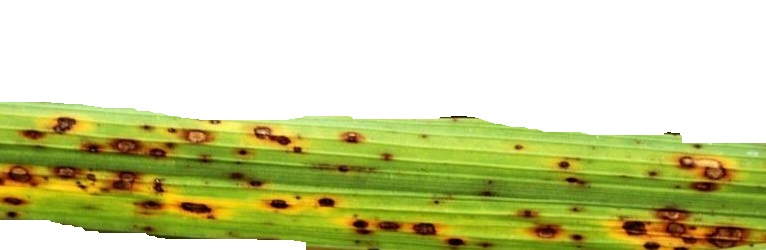
#> input picture data/Brown_spot/DSC_0100.jpg, 766 x 250 px, found by its file name
$ jupyter execute --allow-errors imageProcessing.ipynb   (shell and % lines are left out)
#> lines starting #> are read from the running program, lines starting #| are printed output that depends on the picture
[cell 1]
import numpy as np
import matplotlib.pyplot as plt
import skimage
from skimage import io
import seaborn as sns

[cell 2]
path = r'data\Brown_spot\DSC_0100.jpg'
image = io.imread(path)
#> image is the input picture: shape (250, 766, 3); mean R, G, B 202.8, 207, 151.5
type(image),image.shape
plt.imshow(image)

[cell 3]
image.shape
#> Out = (250, 766, 3)

[cell 4]
path=r'data\Brown_spot\DSC_0100.jpg'
image=io.imread(path,as_gray=True)
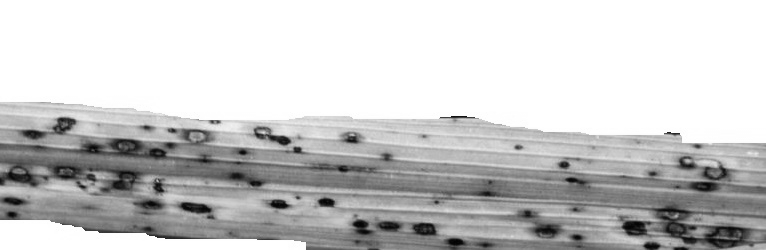
#> image: shape (250, 766) float64; min 0.00917, max 1, mean 0.792
type(image),image.shape
plt.imshow(image)

[cell 5]
image.shape
#> Out = (250, 766)

[cell 6]
image.shape[0]*image.shape[1]
#> Out = 191500

[cell 7]
# Scaling

[cell 8]
from skimage.transform import rescale, resize
scimg = rescale(image, 1/2)
image.shape, scimg.shape
#> Out = ((250, 766), (125, 383))

[cell 9]
plt.imshow(scimg)

[cell 10]
plt.imshow(image)

[cell 11]
resizedimg = resize(scimg, output_shape=(228,228))
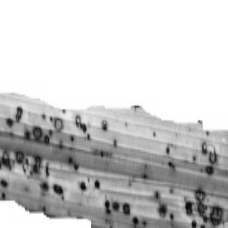
#> resizedimg: shape (228, 228) float64; min 0.0212, max 1, mean 0.793
resizedimg.shape
#> Out = (228, 228)

[cell 12]
plt.imshow(resizedimg)

[cell 13]
import os
os.getcwd()
# data\Bacterial_leaf_blight\DSC_0365.JPG
os.listdir('data')
os.listdir('data\Bacterial_leaf_blight')

[cell 14]
# Trnasformatiom
class Transform:
    def __init__(self, dirs: list[str]) -> None:
        self.from_path = 'data'
        self.to_path = 'processed_data'
        self.dirs = dirs
        self.cls = {dirs[i]: i for i in range(len(dirs))}
        self.images_path = [
            (f'data\\{dir}\\{img}', f'processed_data\\{img.split(".")[0]}_{self.cls[dir]}.{img.split(".")[1]}') for dir in self.dirs for img in os.listdir(f'data\\{dir}')]
        print(len(self.images_path))

    def transform(self):
        for img, pimg in self.images_path:
            try:
                # Read the image in grayscale
                image = io.imread(img, as_gray=True)

                # Resize the image to (28, 28)
                resized_img = transform.resize(image, (28, 28))

                # Convert floating-point array to uint8
                pimg_array = (resized_img * 255).astype(np.uint8)

                # Save the processed image
                io.imsave(pimg, pimg_array)

            except Exception as e:
                print(f"Error processing image {img}: {e}")

        return True

[cell 15]
for dir in ['Bacterial_leaf_blight','Brown_spot','Leaf_smut']:
    print(f'data\\{dir}')

#> (a cell that did not finish here is left out)

#> (a cell that did not finish here is left out)

#> (a cell that did not finish here is left out)

#> (a cell that did not finish here is left out)

[cell 20]
# Modeling

#> (a cell that did not finish here is left out)

#> (a cell that did not finish here is left out)

#> (a cell that did not finish here is left out)

[cell 24]
print(image.shape)
#| (250, 766)
